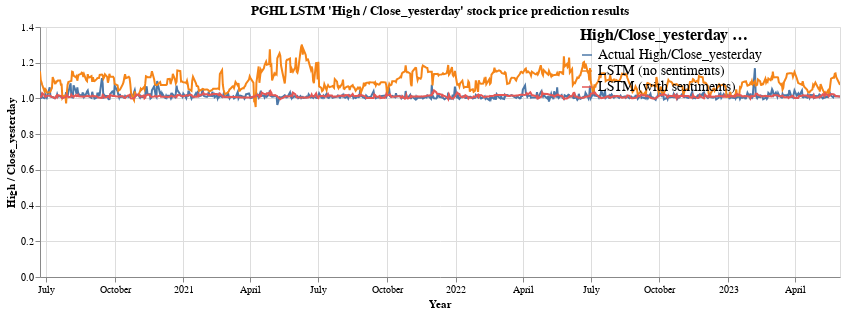

This figure's notebook cell:
### Code cell
high_close_yesterday_ratio = alt.Chart(melted_df, title="PGHL LSTM 'High / Close_yesterday' stock price prediction results").mark_line().encode(
    x=alt.X('date:T', title="Year"),
    y = alt.Y('High/Close_yesterday:Q', title="High / Close_yesterday"),
    color = alt.Color('High/Close_yesterday method:N',
                      legend=alt.Legend(orient='right',direction = 'vertical',labelLimit = 400))
    ).properties(height = 250, width = 800
    ).configure_legend(
    offset=-260,
    symbolDirection='vertical',
        titleFontSize=16,
        labelFontSize=14
    )

high_close_yesterday_ratio.interactive()

### Figure 1 — Vega-Lite specification as saved in the notebook (floating-point values rounded to 4 significant figures; data arrays with more than 128 entries replaced by an {"elided": "..."} marker saying what was removed)
{"usermeta": {"embedOptions": {"theme": "fivethirtyeight"}}, "config": {"view": {"continuousWidth": 400, "continuousHeight": 300}, "legend": {"labelFontSize": 14, "offset": -260, "symbolDirection": "vertical", "titleFontSize": 16}}, "data": {"name": "data-09291fce8918155a92f3ea8e595e7e86"}, "mark": "line", "encoding": {"color": {"field": "High/Close_yesterday method", "legend": {"direction": "vertical", "labelLimit": 400, "orient": "right"}, "type": "nominal"}, "x": {"field": "date", "title": "Year", "type": "temporal"}, "y": {"field": "High/Close_yesterday", "title": "High / Close_yesterday", "type": "quantitative"}}, "height": 250, "selection": {"selector002": {"type": "interval", "bind": "scales", "encodings": ["x", "y"]}}, "title": "PGHL LSTM 'High / Close_yesterday' stock price prediction results", "width": 800, "$schema": "https://vega.github.io/schema/vega-lite/v4.17.0.json", "datasets": {"data-09291fce8918155a92f3ea8e595e7e86": {"elided": "2181 records"}}}
